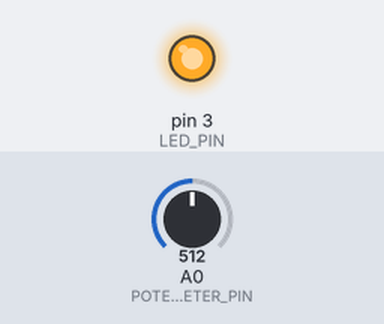
A sketch run on a simulated Arduino Uno, built with avr-gcc and run on an emulated ATmega328P. Shown: output pins drawn as LEDs (lit = HIGH). The test bench sets the inputs (shaded band); at power-on: A0 (POTENTIOMETER_PIN) = 512.

Above: at 1.2 s.
1.3 s: A0 (POTENTIOMETER_PIN) set to 484
At 1.7 s:
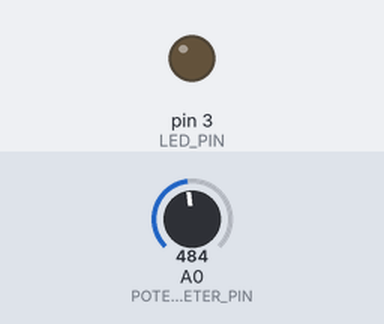
2.8 s: A0 (POTENTIOMETER_PIN) set to 510
At 4.0 s:
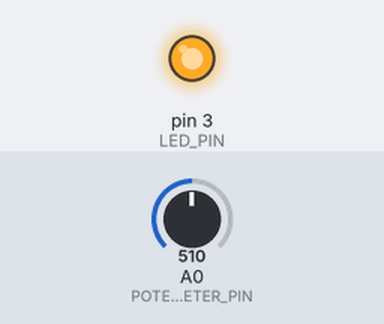
4.3 s: A0 (POTENTIOMETER_PIN) set to 490
At 5.2 s:
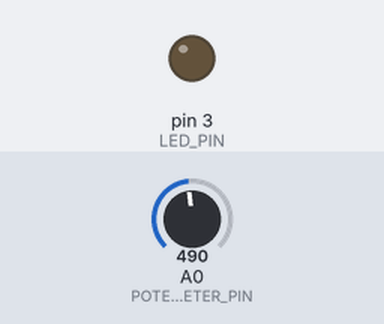
Timing chart, 0 to 7.3 s (numbered marks = the images above; inputs shaded):
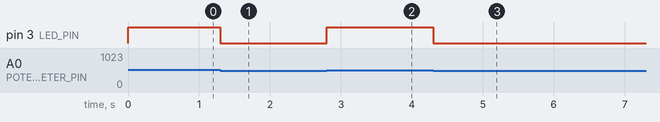

The sketch:

Potentiometer_trigger_led.ino
```cpp
// constants won't change
const int POTENTIOMETER_PIN = A0; // Arduino pin connected to Potentiometer pin
const int LED_PIN           = 3;  // Arduino pin connected to LED's pin
const int ANALOG_THRESHOLD  = 500;

void setup() {
  pinMode(LED_PIN, OUTPUT); // set arduino pin to output mode
}

void loop() {
  int analogValue = analogRead(POTENTIOMETER_PIN); // read the input on analog pin

  if(analogValue > ANALOG_THRESHOLD)
    digitalWrite(LED_PIN, HIGH); // turn on LED
  else
    digitalWrite(LED_PIN, LOW);  // turn off LED
}
```

Measured:
- the behaviour switches between 501 and 500 on A0 (POTENTIOMETER_PIN) (found by bisection; images 0 and 1)
- after the input at 1.3 s, pin 3 (LED_PIN): HIGH → LOW at once
- after the input at 2.8 s, pin 3 (LED_PIN): LOW → HIGH at once
- after the input at 4.3 s, pin 3 (LED_PIN): HIGH → LOW at once
